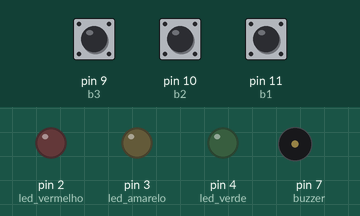
Simulated run of this sketch. Board: Arduino Uno, built with avr-gcc and run on an emulated ATmega328P. On the bench: output pins drawn as LEDs (lit = HIGH), buzzer (waves = sounding). The inputs (shaded band) are chosen by the test bench; at power-on: pin 9 (b3) HIGH, pin 11 (b1) HIGH, pin 10 (b2) HIGH.

Above: at 1.2 s.
1.3 s: pin 9 (b3) pulled LOW for 0.15 s
At 2.2 s:
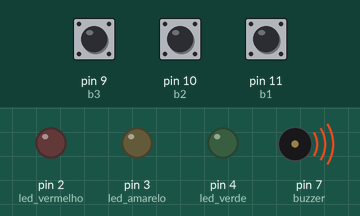
3.9 s: pin 11 (b1) pulled LOW for 0.15 s
At 5.4 s:
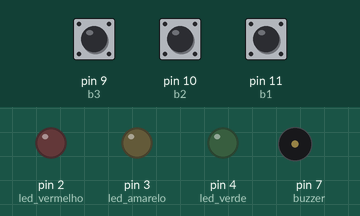
5.6 s: pin 10 (b2) pulled LOW for 0.15 s
At 5.7 s:
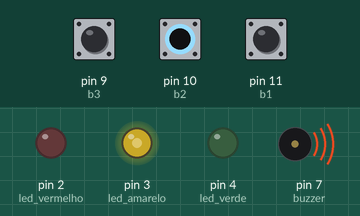
7.3 s: pin 11 (b1) pulled LOW for 0.15 s
At 7.4 s:
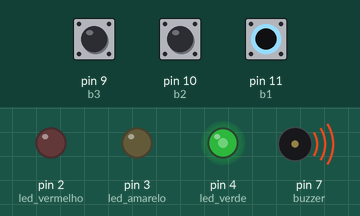
9.0 s: pin 11 (b1) pulled LOW for 1 s
At 11.9 s:
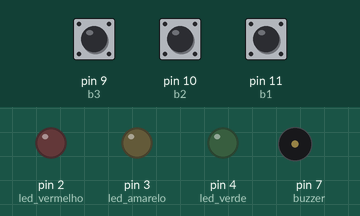
12.5 s: pin 11 (b1) pulled LOW for 3.2 s
At 13.3 s:
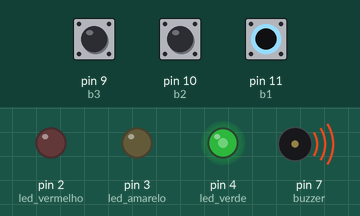
Timing chart, 0 to 18.2 s (numbered marks = the images above; inputs shaded):
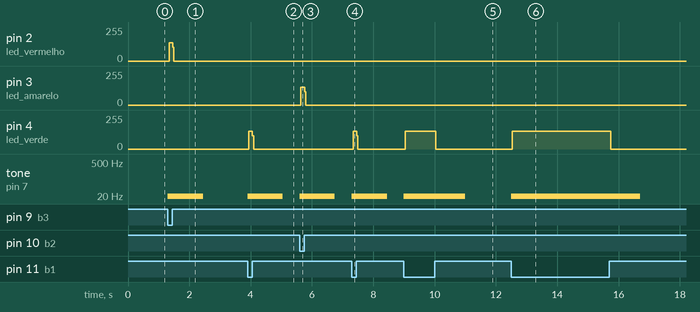

The sketch:

piano.ino
```cpp
const int b1 = 11, b2 = 10, b3 = 9; //pino dos botoes
const int buzzer = 7; //pino do buzzer
const int led_verde = 4, led_amarelo = 3, led_vermelho = 2; //pinos dos leds

const int f1 = 739.99, f2 = 415.30, f3 = 554.37; //frequências do buzzer

//const int c = 261; // Dó
//const int d = 293; // Ré
//const int e = 329; // Mi
//const int f = 349; // Fá
//const int g = 391; // Sol
//const int a = 440; // Lá
//const int b = 493; // Si

void setup() {
  pinMode(b1, INPUT_PULLUP);
  pinMode(b2, INPUT_PULLUP);
  pinMode(b3, INPUT_PULLUP);

  pinMode(buzzer, OUTPUT);

  pinMode(led_verde, OUTPUT);
  pinMode(led_amarelo, OUTPUT);
  pinMode(led_vermelho, OUTPUT);

}

void loop() {
  if(digitalRead(b1) == LOW){
    digitalWrite(led_verde, HIGH);
    tone(buzzer,b1,1000);
    digitalWrite(led_verde, LOW);
  }
  if(digitalRead(b2) == LOW){
    digitalWrite(led_amarelo, HIGH);
        tone(buzzer,b2,1000);
    digitalWrite(led_amarelo, LOW);
  }
  if(digitalRead(b3) == LOW){
    digitalWrite(led_vermelho, HIGH);
        tone(buzzer,b3,1000);
    digitalWrite(led_vermelho, LOW);
  }

}
```

Measured:
- after the input at 1.3 s, pin 2 (led_vermelho): 0/255 → 136/255 at once, → 0/255 0.12 s later; tone on pin 7 (buzzer): silent → 9 Hz at once, → silent 1.1 s later
- after the input at 3.9 s, pin 4 (led_verde): 0/255 → 135/255 at once, → 0/255 0.12 s later; tone on pin 7 (buzzer): silent → 11 Hz at once, → silent 1.1 s later
- after the input at 5.6 s, pin 3 (led_amarelo): 0/255 → 135/255 at once, → 0/255 0.12 s later; tone on pin 7 (buzzer): silent → 10 Hz at once, → silent 1.1 s later
- after the input at 7.3 s, pin 4 (led_verde): 0/255 → 135/255 at once, → 0/255 0.12 s later; tone on pin 7 (buzzer): silent → 11 Hz at once, → silent 1.1 s later
- after the input at 9.0 s, pin 4 (led_verde): 0/255 → 135/255 at once, → 0/255 1.0 s later; tone on pin 7 (buzzer): silent → 11 Hz at once, → silent 2.0 s later
- after the input at 12.5 s, pin 4 (led_verde): 0/255 → 135/255 at once, → 0/255 3.2 s later; tone on pin 7 (buzzer): silent → 11 Hz at once, → silent 4.2 s later
